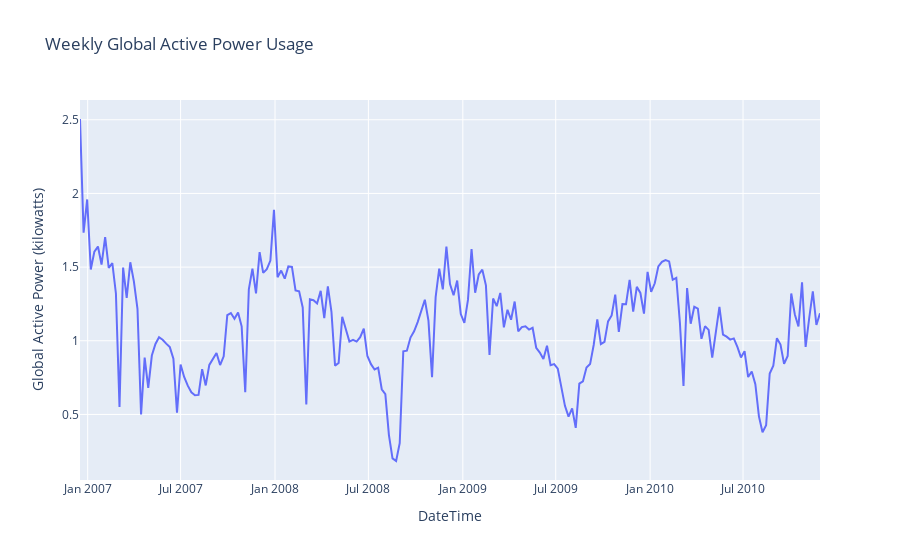

The notebook cell this image was saved under:
### Markdown cell above
Weekly power usage

### Code cell
df5 = df1.resample('W').mean(numeric_only=True).reset_index()
fig3 = px.line(df5, x='DateTime', y='Global_active_power', title='Weekly Global Active Power Usage')
fig3.update_layout(xaxis_title='DateTime', yaxis_title='Global Active Power (kilowatts)')
fig.update_xaxes(tickformat='%Y-%m-%d %H:%M')
fig3.show()

### Figure 1 — Plotly figure (JSON) as saved in the notebook; plotly's stock layout.template omitted (floating-point values rounded to 4 significant figures; data arrays with more than 128 entries replaced by an {"elided": "..."} marker saying what was removed)
{"data": [{"hovertemplate": "DateTime=%{x}<br>Global_active_power=%{y}<extra></extra>", "legendgroup": "", "line": {"color": "#636efa", "dash": "solid"}, "marker": {"symbol": "circle"}, "mode": "lines", "name": "", "orientation": "v", "showlegend": false, "type": "scatter", "x": {"elided": "207 str values"}, "xaxis": "x", "y": {"elided": "207 float values"}, "yaxis": "y"}], "layout": {"legend": {"tracegroupgap": 0}, "title": {"text": "Weekly Global Active Power Usage"}, "xaxis": {"anchor": "y", "domain": [0, 1], "title": {"text": "DateTime"}}, "yaxis": {"anchor": "x", "domain": [0, 1], "title": {"text": "Global Active Power (kilowatts)"}}}}
